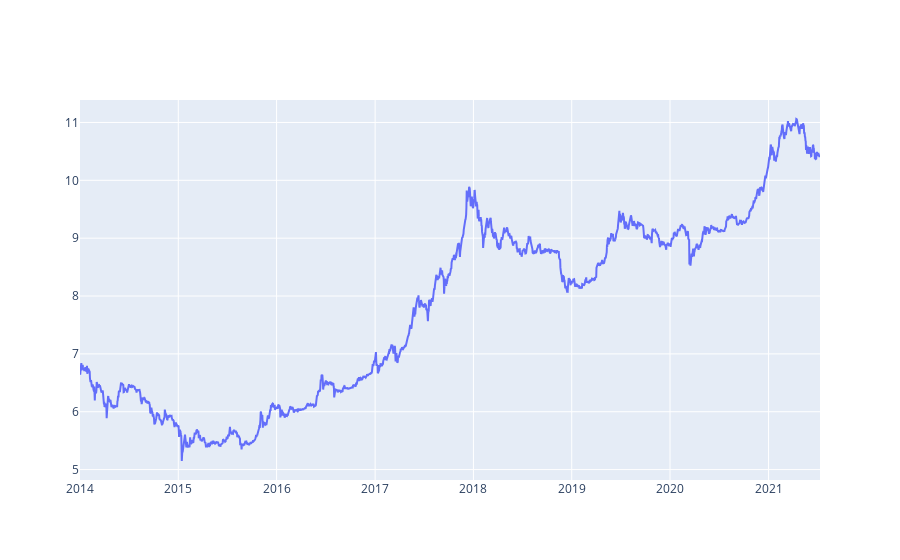

Notebook source saved alongside this figure:
### Code cell
fig = go.Figure([go.Scatter(x=df['dt'], y=df['pricelog'])])
fig.show()

### Figure 1 — Plotly figure (JSON) as saved in the notebook; plotly's stock layout.template omitted (floating-point values rounded to 4 significant figures; data arrays with more than 128 entries replaced by an {"elided": "..."} marker saying what was removed)
{"data": [{"type": "scatter", "x": {"elided": "2748 str values"}, "y": {"elided": "2748 float values"}}], "layout": {}}
